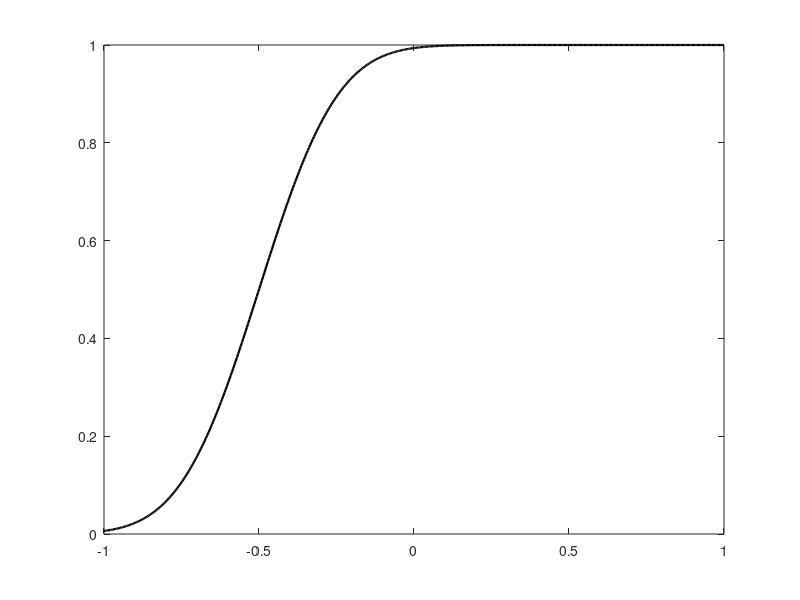

This chart was generated by the following MATLAB code: (Note: this script raises an error after producing the figure.)

modelfunb = @(g,l,u,v,x) g+(1-g-l)*0.5*(1+erf((x-u)/sqrt(2*v^2)));
g = 0;
l = 0;
u = -0.5;
v = 0.2;

xRange = linspace(-1,1,500);
yRange = modelfunb(g,l,u,v,xRange);

hhf = figure('position',[100 100 380 300]);
plot(xRange,yRange,'k','linewidth',1.6);

%%
% using logistic fitting of current data
OctaveData = [-1,-0.6,-0.2,0.2,0.6,1];
NorTundata = [0.1 0.2 0.4 0.8 0.9 1];
opts = statset('nlinfit');
opts.RobustWgtFun = 'bisquare';
opts.MaxIter = 1000;
modelfunb = @(b1,b2,b3,b4,x) (b1+ b2./(1+exp(-(x - b3)./b4)));
% using the new model function
UL = [max(NorTundata)+abs(min(NorTundata)), Inf, max(OctaveData), 100];
SP = [min(NorTundata),max(NorTundata) - min(NorTundata), mean(OctaveData), 1];
LM = [-Inf,-Inf, min(OctaveData), -100];
ParaBoundLim = ([UL;SP;LM]);
[fit_model,fitgof] = fit(OctaveData',NorTundata',modelfunb,'StartPoint',SP,'Upper',UL,'Lower',LM);
OctaveRange = linspace(min(OctaveData),max(OctaveData),500);
FitCurve = feval(fit_model,OctaveRange);
hhf = figure('position',[100 100 380 300]);
hold on
plot(OctaveRange,FitCurve,'k','linewidth',1.6);
plot(OctaveData',NorTundata','o','MarkerSize',12,'Linewidth',2)

%% Initial categorical ROI response function
modelfunb = @(g,l,u,v,x) g+(1-g-l)*0.5*(1+erf((x-u)/sqrt(2*v^2)));
g = 0;
l = 0;
% u = -0.5;
v = 0.2;

RPreferBound = -0.5:0.1:0.5;
LPreferBound = -0.5:0.1:0.5;
nCategROI = length(RPreferBound);
RPrefCategFun = cell(nCategROI,1);
LPrefCategFun = cell(nCategROI,1);
for cROI = 1 : nCategROI
    RPrefCategFun{cROI} = @(x) modelfunb(g,l,RPreferBound(cROI),v,x);
    LPrefCategFun{cROI} = @(x) 1 - modelfunb(g,l,RPreferBound(cROI),v,x);
end
%% Test categorical ROI function
xRange = linspace(-1,1,500);
hf = figure;
hold on
for cROI = 1 : nCategROI
    cRFun = RPrefCategFun{cROI};
    cLFun = LPrefCategFun{cROI};
    cRCurve = cRFun(xRange);
    cLCurve = cLFun(xRange);
    plot(xRange,cRCurve,'r','linewidth',1.6);
    plot(xRange,cLCurve,'b','linewidth',1.6);
end
% saveas(hf,'Initial raw categNeuron population data');
% saveas(hf,'Initial raw categNeuron population data','pdf');
% %% calculate output value by given function
% xData = -0.5:0.1:0.5;
% RDataCell = cell(nCategROI,1);
% LDataCell = cell(nCategROI,1);
% for cROI = 1 : nCategROI
%     cRFun = RPrefCategFun{cROI};
%     cLFun = LPrefCategFun{cROI};
%     RDataCell{cROI} = cRFun(xData);
%     LDataCell{cROI} = cLFun(xData);
% end
% RDataMtx = cell2mat(RDataCell);
% LDataMtx = cell2mat(LDataCell);
% 
% ChoiceData = (sum(RDataMtx) - sum(LDataMtx))/nCategROI;
% figure;
% plot(xData,ChoiceData,'k','Linewidth',1.6)
% 
% 
% BehavThres = 0.8;
% Value2ThresRatio = abs(ChoiceData)/BehavThres;
% Value2ThresRatio(Value2ThresRatio > 1) = 1;
% BoostFun = 1 - Value2ThresRatio;
% figure;
% plot(xData,BoostFun,'k','Linewidth',1.6)

%% set uncertainty function
modelfunb = @(g,l,u,v,x) g+(1-g-l)*0.5*(1+erf((x-u)/sqrt(2*v^2)));
g = 0;
l = 0;
UCu = 0;
UCv = 0.15;
syms y
cFun = modelfunb(g,l,UCu,UCv,y);
UncertainFunDerivt = diff(cFun);
xRange = linspace(-1,1,500);
UncertainFun = double(subs(UncertainFunDerivt,xRange));

BiasV = 0;

hf = figure;
plot(xRange,UncertainFun,'r','Linewidth',1.6);
set(gca,'box','off');
% saveas(hf,'Initial Uncertainty function');
% saveas(hf,'Initial raw categNeuron population data','pdf');
%% using the uncertainty function for boosting sensory outcome
xData = linspace(-1,1,500);
RDataCell = cell(nCategROI,1);
LDataCell = cell(nCategROI,1);
for cROI = 1 : nCategROI
    cRFun = RPrefCategFun{cROI};
    cLFun = LPrefCategFun{cROI};
    RDataCell{cROI} = cRFun(xData);
    LDataCell{cROI} = cLFun(xData);
end
RDataMtx = cell2mat(RDataCell);
LDataMtx = cell2mat(LDataCell);

ChoiceData = (sum(RDataMtx) - sum(LDataMtx))/nCategROI;
%% fit the choice data with a sigmoidal function
SP = [min(ChoiceData),1-max(ChoiceData) - min(ChoiceData),0,1];
UL = [max(ChoiceData),max(ChoiceData),max(xData),100];
LM = [min(ChoiceData),min(ChoiceData),min(xData),1e-6];
[ffit, gof] =fit(xData(:),ChoiceData(:),modelfunb,'StartPoint',SP,'Upper',UL,'Lower',LM);
syms xValue
cChoiceFun = modelfunb(ffit.g,ffit.l,ffit.u,ffit.v,xValue);
ChoiceFunDerivative = diff(cChoiceFun);
ChoiceSlopeData = double(subs(ChoiceFunDerivative,xData));
hf = figure('position',[100 100 380 300]);
yyaxis left
plot(xData,ChoiceData,'r','linewidth',1.5);
ylabel('Raw');

yyaxis right
plot(xData,ChoiceSlopeData,'k','linewidth',1.6);
ylabel('Slope')

% saveas(hf,'Raw choice data and slope');
% saveas(hf,'Raw choice data and slope','pdf');
%% Combine uncertainty to final function
UncertainFun = double(subs(UncertainFunDerivt,xData));
ShapedSlope = ChoiceSlopeData(:) .* UncertainFun(:); % slope change, sensitivity change, something like gain modulation
NewxData = xData + BiasV; % bias term change
syms Newg Newl Newu Newv Newx
NewFunc = modelfunb(ffit.g,ffit.l,Newu,Newv,Newx);  % upper and lower bound fixed
NewChoiceFunSlope = diff(NewFunc,Newx);
NewChoiceFunSlopehandle = matlabFunction(NewChoiceFunSlope);
NewSP = SP.*[1 1 1 0] + [0 0 BiasV 1/(max(ShapedSlope)*max(UncertainFun))];
% cFitTypes = fittype(NewChoiceFunSlopehandle,'coefficients',{'Newg','Newl','Newu','Newv'},'independent',{'Newx'},'dependent',{'ShapedSlope'});
cFitTypes = fittype(NewChoiceFunSlopehandle,'coefficients',{'Newu','Newv'},'independent',{'Newx'},'dependent',{'ShapedSlope'});
[Newffit, Newgof] = fit(NewxData(:),ShapedSlope(:),cFitTypes,'StartPoint',NewSP(3:4),'Upper',UL(3:4),'Lower',LM(3:4));
NewSlopeData = feval(Newffit,xData);

hf = figure('position',[100 100 380 300]);
hold on
plot(xData,ChoiceSlopeData,'k','linewidth',1.5);
plot(xData,NewSlopeData,'r','linewidth',1.5);
legend({'ChoiceSlope','ModuSlope'},'FontSize',10,'Box','off','Location','Northwest');
title('Slope change')
% saveas(hf,'modulated slope curve');
% saveas(hf,'modulated slope curve','pdf');

NewFunction = modelfunb(ffit.g,ffit.l,Newffit.Newu,Newffit.Newv,Newx);
NewChoiceData = double(subs(NewFunction,xData));
[~,BoundInds] = min(abs(NewChoiceData));
BoundIndex = xData(BoundInds);
hhf = figure('position',[500 100 380 300]);
hold on
plot(xData,ChoiceData,'k','linewidth',1.5);
plot(xData,NewChoiceData,'r','linewidth',1.5);
legend({'ChoiceRaw','ModuChoice'},'FontSize',10,'Box','off','Location','Northwest');
text(BoundIndex,0,sprintf('Bound = %.4f',BoundIndex));
title(sprintf('Choice Data, Gain = %d-%.2f, Bias = %.3f',UCu,UCv,BiasV));
set(gca,'ylim',[-1.1 1.1]);
% saveas(hhf,'Modulated Choice curve with bias');
% saveas(hhf,'Modulated Choice curve with bias','pdf');

%
PriorChoice = -1*0.1;  % negtive for left prior, positive for right prior
WithPriorChoice = NewChoiceData + PriorChoice;
WithPriorChoice(WithPriorChoice > 1) = 1;
WithPriorChoice(WithPriorChoice < -1) = -1;  % set within range
[~,BoundInds] = min(abs(WithPriorChoice));
BoundIndex = xData(BoundInds);
FinalSP = [SP(1:2),BoundInds,1/(max(ShapedSlope)*max(UncertainFun))];
[FinalFit,Finalgof] = fit(xData(:),WithPriorChoice(:),modelfunb,'StartPoint',FinalSP,'Upper',UL,'Lower',LM);
FinalCurve = feval(FinalFit,xData);
hhf = figure('position',[900 100 380 300]);
hold on
plot(xData,ChoiceData,'k','linewidth',1.5);
plot(xData,FinalCurve,'r','linewidth',1.5);
legend({'ChoiceRaw','ModuChoice'},'FontSize',10,'Box','off','Location','SouthEast');
text(-0.8,0.9,sprintf('Gain = %d-%.2f',UCu,UCv));
text(-0.8,0.8,sprintf('Bias = %.3f',BiasV))
text(-0.8,0.7,sprintf('Prior = %.3f',PriorChoice))
text(FinalFit.u,0,sprintf('Bound = %.4f',FinalFit.u));
title('Final formation');
% saveas(hhf,'Modulated Choice curve with bias and prior');
% saveas(hhf,'Modulated Choice curve with bias and prior','pdf');

%%
CombinedData = ChoiceData .* UncertainFun;
hf = figure;
plot(xData,CombinedData,'k','linewidth',1.5)

%% gaussian base neuron generation

c1 = 1;
c2 = 0;
c3 = 0.2;
c4 = 0;
TunBaseModel = @(x) c1*exp((-1)*((x - c2).^2)./(2*(c3^2)))+c4;
xscales = linspace(-1,1,100);
yData = TunBaseModel(xscales);
figure;
plot(xscales,yData);

%%
TunBaseModel = @(c1,c2,c3,c4,x) c1*exp((-1)*((x - c2).^2)./(2*(c3^2)))+c4;
cc1 = 1;
% c2 = 0;
cc3 = 0.2;
cc4 = 0;

TuningPeakNum = 100;
TunPeakData = linspace(-1,1,TuningPeakNum);
TunROIFun = cell(TuningPeakNum,1);
for cROI = 1 : TuningPeakNum
    TunROIFun{cROI} = @(x) TunBaseModel(cc1,TunPeakData(cROI),cc3,cc4,x);
end

xscales = linspace(-1,1,500);
BaseROIRespDataAll = cell(TuningPeakNum,1);
UsedColor = jet(TuningPeakNum);
figure;
hold on
for cROI = 1 : TuningPeakNum
    cROIFun = TunROIFun{cROI};
    cROIData = cROIFun(xscales);
    plot(xscales,cROIData,'Color',UsedColor(cROI,:),'linewidth',1.4);
    BaseROIRespDataAll{cROI} = cROIData * sign(TunPeakData(cROI));
end

% calculate the population output, left as negtive value
popuOutData = sum(cell2mat(BaseROIRespDataAll));
ScalePopuOut = (popuOutData - min(popuOutData))/(max(popuOutData) - min(popuOutData))*2-1;

hf = figure;
% hold on
yyaxis left
plot(xscales,popuOutData,'Color','k','linewidth',1.5);

yyaxis right
plot(xscales,ScalePopuOut,'Color','r','linewidth',1.5);
